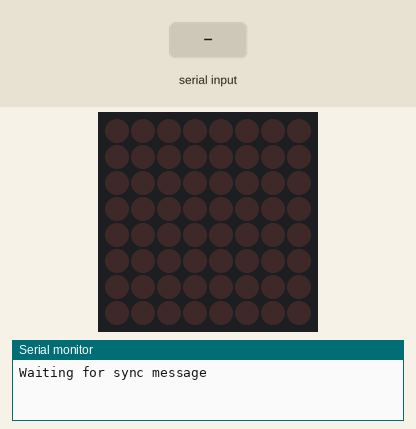
The sketch below on a simulated Arduino Uno, built with avr-gcc and run on an emulated ATmega328P. On the bench: 8×8 LED matrix, the last lines printed to the serial monitor. The inputs (shaded band) are chosen by the test bench.

Above: at 0.9 s.
1.0 s: "90,45,200\n" received over Serial
At 2.4 s:
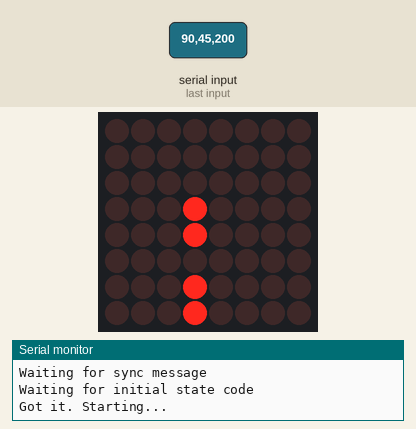
2.9 s: "1,90\n" received over Serial
At 3.73 s:
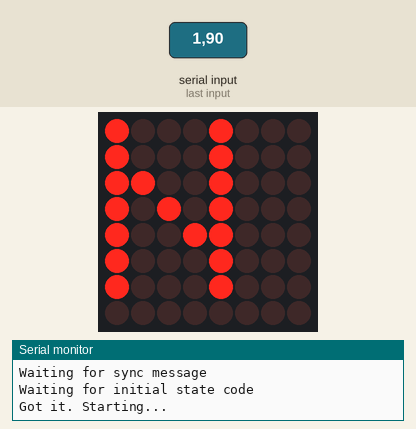
5.1 s: "30,150,10\n" received over Serial
At 5.3 s:
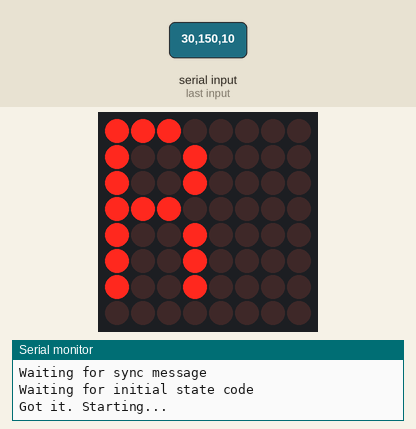
7.2 s: "90,45\n" received over Serial
At 7.25 s:
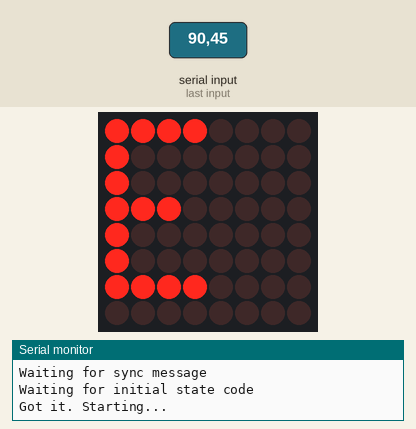

The sketch:

scrolling.ino
```cpp
/*
      8x8 LED Matrix MAX7219 Scrolling Text Example
   Based on the following library:
   GitHub | riyas-org/max7219  https://github.com/riyas-org/max7219
*/
#include <MaxMatrix.h>
#include <avr/pgmspace.h>
#include <Time.h>
#include <TimeLib.h>

PROGMEM const unsigned char CH[] = {
  3, 8, B00000000, B00000000, B00000000, B00000000, B00000000, // space
  1, 8, B01011111, B00000000, B00000000, B00000000, B00000000, // !
  3, 8, B00000011, B00000000, B00000011, B00000000, B00000000, // "
  5, 8, B00010100, B00111110, B00010100, B00111110, B00010100, // #
  4, 8, B00100100, B01101010, B00101011, B00010010, B00000000, // $
  5, 8, B01100011, B00010011, B00001000, B01100100, B01100011, // %
  5, 8, B00110110, B01001001, B01010110, B00100000, B01010000, // &
  1, 8, B00000011, B00000000, B00000000, B00000000, B00000000, // '
  3, 8, B00011100, B00100010, B01000001, B00000000, B00000000, // (
  3, 8, B01000001, B00100010, B00011100, B00000000, B00000000, // )
  5, 8, B00101000, B00011000, B00001110, B00011000, B00101000, // *
  5, 8, B00001000, B00001000, B00111110, B00001000, B00001000, // +
  2, 8, B10110000, B01110000, B00000000, B00000000, B00000000, // ,
  4, 8, B00001000, B00001000, B00001000, B00001000, B00000000, // -
  2, 8, B01100000, B01100000, B00000000, B00000000, B00000000, // .
  4, 8, B01100000, B00011000, B00000110, B00000001, B00000000, // /
  4, 8, B00111110, B01000001, B01000001, B00111110, B00000000, // 0
  3, 8, B01000010, B01111111, B01000000, B00000000, B00000000, // 1
  4, 8, B01100010, B01010001, B01001001, B01000110, B00000000, // 2
  4, 8, B00100010, B01000001, B01001001, B00110110, B00000000, // 3
  4, 8, B00011000, B00010100, B00010010, B01111111, B00000000, // 4
  4, 8, B00100111, B01000101, B01000101, B00111001, B00000000, // 5
  4, 8, B00111110, B01001001, B01001001, B00110000, B00000000, // 6
  4, 8, B01100001, B00010001, B00001001, B00000111, B00000000, // 7
  4, 8, B00110110, B01001001, B01001001, B00110110, B00000000, // 8
  4, 8, B00000110, B01001001, B01001001, B00111110, B00000000, // 9
  2, 8, B01010000, B00000000, B00000000, B00000000, B00000000, // :
  2, 8, B10000000, B01010000, B00000000, B00000000, B00000000, // ;
  3, 8, B00010000, B00101000, B01000100, B00000000, B00000000, // <
  3, 8, B00010100, B00010100, B00010100, B00000000, B00000000, // =
  3, 8, B01000100, B00101000, B00010000, B00000000, B00000000, // >
  4, 8, B00000010, B01011001, B00001001, B00000110, B00000000, // ?
  5, 8, B00111110, B01001001, B01010101, B01011101, B00001110, // @
  4, 8, B01111110, B00010001, B00010001, B01111110, B00000000, // A
  4, 8, B01111111, B01001001, B01001001, B00110110, B00000000, // B
  4, 8, B00111110, B01000001, B01000001, B00100010, B00000000, // C
  4, 8, B01111111, B01000001, B01000001, B00111110, B00000000, // D
  4, 8, B01111111, B01001001, B01001001, B01000001, B00000000, // E
  4, 8, B01111111, B00001001, B00001001, B00000001, B00000000, // F
  4, 8, B00111110, B01000001, B01001001, B01111010, B00000000, // G
  4, 8, B01111111, B00001000, B00001000, B01111111, B00000000, // H
  3, 8, B01000001, B01111111, B01000001, B00000000, B00000000, // I
  4, 8, B00110000, B01000000, B01000001, B00111111, B00000000, // J
  4, 8, B01111111, B00001000, B00010100, B01100011, B00000000, // K
  4, 8, B01111111, B01000000, B01000000, B01000000, B00000000, // L
  5, 8, B01111111, B00000010, B00001100, B00000010, B01111111, // M
  5, 8, B01111111, B00000100, B00001000, B00010000, B01111111, // N
  4, 8, B00111110, B01000001, B01000001, B00111110, B00000000, // O
  4, 8, B01111111, B00001001, B00001001, B00000110, B00000000, // P
  4, 8, B00111110, B01000001, B01000001, B10111110, B00000000, // Q
  4, 8, B01111111, B00001001, B00001001, B01110110, B00000000, // R
  4, 8, B01000110, B01001001, B01001001, B00110010, B00000000, // S
  5, 8, B00000001, B00000001, B01111111, B00000001, B00000001, // T
  4, 8, B00111111, B01000000, B01000000, B00111111, B00000000, // U
  5, 8, B00001111, B00110000, B01000000, B00110000, B00001111, // V
  5, 8, B00111111, B01000000, B00111000, B01000000, B00111111, // W
  5, 8, B01100011, B00010100, B00001000, B00010100, B01100011, // X
  5, 8, B00000111, B00001000, B01110000, B00001000, B00000111, // Y
  4, 8, B01100001, B01010001, B01001001, B01000111, B00000000, // Z
  2, 8, B01111111, B01000001, B00000000, B00000000, B00000000, // [
  4, 8, B00000001, B00000110, B00011000, B01100000, B00000000, // \ backslash
  2, 8, B01000001, B01111111, B00000000, B00000000, B00000000, // ]
  3, 8, B00000010, B00000001, B00000010, B00000000, B00000000, // hat
  4, 8, B01000000, B01000000, B01000000, B01000000, B00000000, // _
  2, 8, B00000001, B00000010, B00000000, B00000000, B00000000, // `
  4, 8, B00100000, B01010100, B01010100, B01111000, B00000000, // a
  4, 8, B01111111, B01000100, B01000100, B00111000, B00000000, // b
  4, 8, B00111000, B01000100, B01000100, B00101000, B00000000, // c
  4, 8, B00111000, B01000100, B01000100, B01111111, B00000000, // d
  4, 8, B00111000, B01010100, B01010100, B00011000, B00000000, // e
  3, 8, B00000100, B01111110, B00000101, B00000000, B00000000, // f
  4, 8, B10011000, B10100100, B10100100, B01111000, B00000000, // g
  4, 8, B01111111, B00000100, B00000100, B01111000, B00000000, // h
  3, 8, B01000100, B01111101, B01000000, B00000000, B00000000, // i
  4, 8, B01000000, B10000000, B10000100, B01111101, B00000000, // j
  4, 8, B01111111, B00010000, B00101000, B01000100, B00000000, // k
  3, 8, B01000001, B01111111, B01000000, B00000000, B00000000, // l
  5, 8, B01111100, B00000100, B01111100, B00000100, B01111000, // m
  4, 8, B01111100, B00000100, B00000100, B01111000, B00000000, // n
  4, 8, B00111000, B01000100, B01000100, B00111000, B00000000, // o
  4, 8, B11111100, B00100100, B00100100, B00011000, B00000000, // p
  4, 8, B00011000, B00100100, B00100100, B11111100, B00000000, // q
  4, 8, B01111100, B00001000, B00000100, B00000100, B00000000, // r
  4, 8, B01001000, B01010100, B01010100, B00100100, B00000000, // s
  3, 8, B00000100, B00111111, B01000100, B00000000, B00000000, // t
  4, 8, B00111100, B01000000, B01000000, B01111100, B00000000, // u
  5, 8, B00011100, B00100000, B01000000, B00100000, B00011100, // v
  5, 8, B00111100, B01000000, B00111100, B01000000, B00111100, // w
  5, 8, B01000100, B00101000, B00010000, B00101000, B01000100, // x
  4, 8, B10011100, B10100000, B10100000, B01111100, B00000000, // y
  3, 8, B01100100, B01010100, B01001100, B00000000, B00000000, // z
  3, 8, B00001000, B00110110, B01000001, B00000000, B00000000, // {
  1, 8, B01111111, B00000000, B00000000, B00000000, B00000000, // |
  3, 8, B01000001, B00110110, B00001000, B00000000, B00000000, // }
  4, 8, B00001000, B00000100, B00001000, B00000100, B00000000, // ~
};

enum discordState {
  DISCONNECTED,
  CONNECTED,
  MUTED,
  DEAFENED
};

int DIN = 2;   // DIN pin of MAX7219 module
int CLK = 3;   // CLK pin of MAX7219 module
int CS = 4;    // CS pin of MAX7219 module
int maxInUse = 1;
MaxMatrix m(DIN, CS, CLK, maxInUse);
byte buffer[10];
char text[6]; // Scrolling text
discordState currentState = DISCONNECTED;

void setup() {
  m.init(); // module initialize
  m.setIntensity(1); // dot matix intensity 0-15
  Serial.begin(9600);
  Serial.println("Waiting for sync message");
  while (!Serial.available());
  processSyncMessage();
  Serial.println("Waiting for initial state code");
  while(!Serial.available());
  currentState = Serial.parseInt();
  Serial.println("Got it. Starting...");
}

void loop() {
  if (Serial.available())
  {
    currentState = Serial.parseInt();
    m.clear();
  }
  switch (currentState)
  {
    case DISCONNECTED:
      sprintf(text, "%02d:%02d ", hour() % 13, minute());
      break;
    case CONNECTED:
      sprintf(text, "CONNECTED ");
      break;
    case MUTED:
      sprintf(text, "MUTED ");
      break;
    case DEAFENED:
      sprintf(text, "DEAFENED ");
      break;
    default:
      sprintf(text, "ERROR ");
  }
  printStringWithShift(text, 100); // (text, scrolling speed)
}

// Display=the extracted characters with scrolling
void printCharWithShift(char c, int shift_speed) {
  if (c < 32) return;
  c -= 32;
  memcpy_P(buffer, CH + 7 * c, 7);
  m.writeSprite(0, 0, buffer);
  m.setColumn(32 + buffer[1], 0);
  for (int i = 0; i < buffer[1] + 1; i++)
  {
    delay(shift_speed);
    m.shiftDown(false);
    if (Serial.available()) break;
  }
}
// Extract the characters from the text string
void printStringWithShift(char* s, int shift_speed) {
  while (*s != 0) {
    printCharWithShift(*s, shift_speed);
    s++;
  }
}

void processSyncMessage()
{
  unsigned long pctime;
  const unsigned long DEFAULT_TIME = 1357041600;
  pctime = Serial.parseInt();
  if (pctime >= DEFAULT_TIME) {
    setTime(pctime);
  }
}
```

Measured:
- after the input at 1.0 s, the display: first changes at once (image 1 shows a later state)
- after the input at 5.1 s, the display: first changes at once (image 3 shows a later state)
- after the input at 7.2 s, the display: changes at once (image 4)
- what the display in image 1 shows lasts 1.0 s, from 1.6 s to 2.6 s
